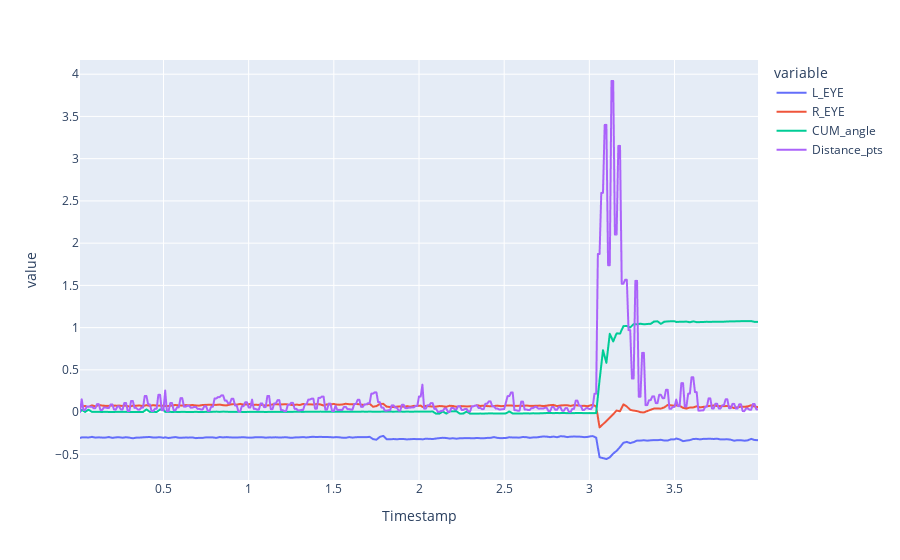

The cell this chart's notebook holds for it:
### Code cell
fig = px.line(data_frame=test_df,x='Timestamp',y=['L_EYE','R_EYE','CUM_angle','Distance_pts'])
fig

### Figure 1 — Plotly figure (JSON) as saved in the notebook; plotly's stock layout.template omitted (floating-point values rounded to 4 significant figures; data arrays with more than 128 entries replaced by an {"elided": "..."} marker saying what was removed)
{"data": [{"hovertemplate": "variable=L_EYE<br>Timestamp=%{x}<br>value=%{y}<extra></extra>", "legendgroup": "L_EYE", "line": {"color": "#636efa", "dash": "solid"}, "marker": {"symbol": "circle"}, "mode": "lines", "name": "L_EYE", "showlegend": true, "type": "scattergl", "x": {"elided": "399 float values"}, "xaxis": "x", "y": {"elided": "399 float values"}, "yaxis": "y"}, {"hovertemplate": "variable=R_EYE<br>Timestamp=%{x}<br>value=%{y}<extra></extra>", "legendgroup": "R_EYE", "line": {"color": "#EF553B", "dash": "solid"}, "marker": {"symbol": "circle"}, "mode": "lines", "name": "R_EYE", "showlegend": true, "type": "scattergl", "x": {"elided": "399 float values"}, "xaxis": "x", "y": {"elided": "399 float values"}, "yaxis": "y"}, {"hovertemplate": "variable=CUM_angle<br>Timestamp=%{x}<br>value=%{y}<extra></extra>", "legendgroup": "CUM_angle", "line": {"color": "#00cc96", "dash": "solid"}, "marker": {"symbol": "circle"}, "mode": "lines", "name": "CUM_angle", "showlegend": true, "type": "scattergl", "x": {"elided": "399 float values"}, "xaxis": "x", "y": {"elided": "399 float values"}, "yaxis": "y"}, {"hovertemplate": "variable=Distance_pts<br>Timestamp=%{x}<br>value=%{y}<extra></extra>", "legendgroup": "Distance_pts", "line": {"color": "#ab63fa", "dash": "solid"}, "marker": {"symbol": "circle"}, "mode": "lines", "name": "Distance_pts", "showlegend": true, "type": "scattergl", "x": {"elided": "399 float values"}, "xaxis": "x", "y": {"elided": "399 float values"}, "yaxis": "y"}], "layout": {"legend": {"title": {"text": "variable"}, "tracegroupgap": 0}, "margin": {"t": 60}, "xaxis": {"anchor": "y", "domain": [0, 1], "title": {"text": "Timestamp"}}, "yaxis": {"anchor": "x", "domain": [0, 1], "title": {"text": "value"}}}}
